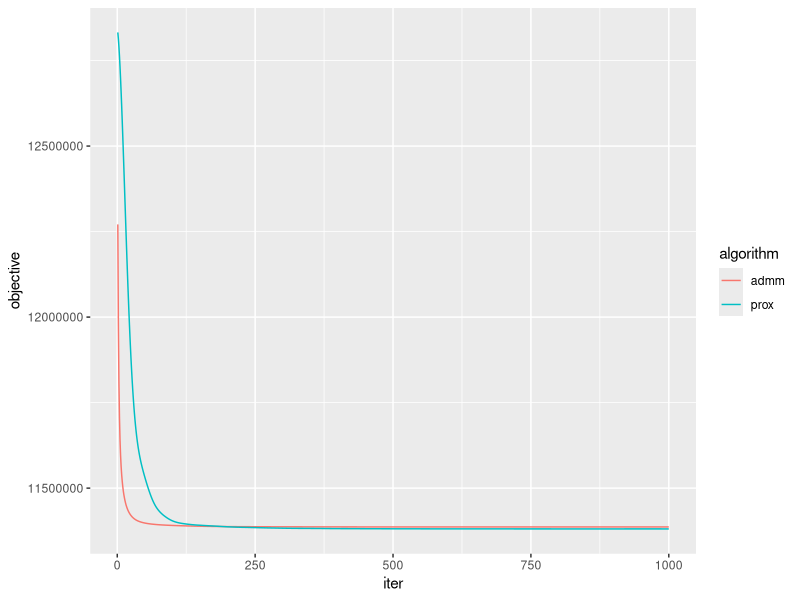

The R source for this figure:
library(Matrix)
library(ggplot2)

x = read.csv("diabetesX.csv", header = TRUE)
y = read.csv("diabetesY.csv", header = FALSE)
x = data.matrix(x, rownames.force = FALSE)
y = data.matrix(y, rownames.force = FALSE)

varnames = colnames(x)
colnames(x) = NULL



########################################
# ADMM (new)
########################################
admm = function(x, y, n.iter, lambda, rho) {
  xtx = crossprod(x)
  xy = t(x) %*% y

  beta.admm = rep(0, ncol(x))
  objective.admm = rep(0, n.iter)
  z.admm = beta.admm
  u.admm = beta.admm

  xtx.inv = solve(xtx + rho * diag(nrow = nrow(xtx)))

  for (t in 1:n.iter) {
    beta.admm = xtx.inv %*% (xy + rho * (z.admm - u.admm))
    temp = beta.admm + u.admm
    z.admm = sign(temp) * pmax(abs(temp) - lambda / rho, 0)
    u.admm = u.admm + beta.admm - z.admm
    objective.admm[t] = sum((y - x %*% beta.admm) ^ 2) + lambda * sum(abs(beta.admm))
  }
  return(list(beta=beta.admm,
              objective=objective.admm))
}


########################################
# Accelerated Proximal Gradient (last week)
########################################
accel.prox = function(x, y, n.iter, lambda, gamma) {
  xtx = crossprod(x)
  xy = t(x) %*% y

  beta.acc = rep(0, ncol(x))
  objective.acc = rep(0, n.iter)
  z.acc = beta.acc
  st = 1
  for (t in 1:n.iter) {
    u.acc = z.acc - 2 * gamma * (xtx %*% z.acc - xy)
    oldbeta = beta.acc
    beta.acc = sign(u.acc) * pmax(abs(u.acc) - lambda * gamma, 0)
    st1 = (1 + (1 + 4 * st ^ 2) ^ 0.5) / 2
    z.acc = beta.acc + (st - 1) / st1 * (beta.acc - oldbeta)
    st = st1
    objective.acc[t] = sum((y - x %*% beta.acc) ^ 2) + lambda * sum(abs(beta.acc))
  }
  return(list(beta=beta.acc,
              objective=objective.acc))
}

########################################
# Plotting
########################################
n.iter = 1000
rho = 10
lambda = 10
gamma = 0.001

admm.result = admm(x, y, n.iter, lambda, rho)
prox.result = accel.prox(x, y, n.iter, lambda, gamma)
data = data.frame(objective = c(admm.result$objective,
                                prox.result$objective),
                  iter = rep(1:n.iter, 2),
                  algorithm = rep(c("admm", "prox"), each = n.iter))

ggplot(data) + geom_line(aes(iter, objective, group = algorithm, col = algorithm))
